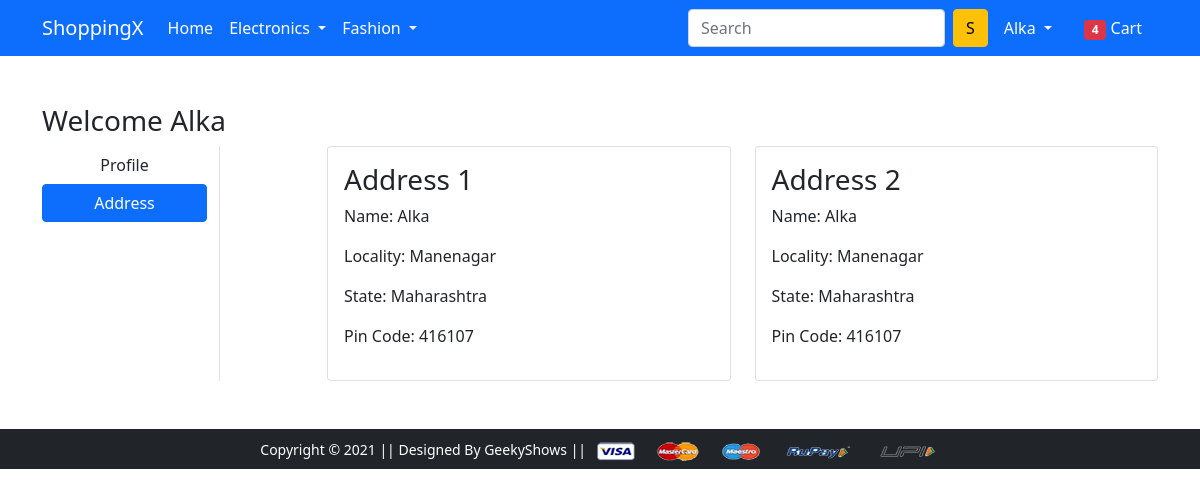
The app's page /address/ (signed in) with its own data.
### app/models.py (models this page shows, shortened)
class Customer(models.Model):
    user = models.ForeignKey(User, on_delete = models.CASCADE)
    name = models.CharField(max_length=200)
    locality = models.CharField(max_length=200)
    city = models.CharField(max_length=50)
    zipcode = models.CharField(max_length=50)
    state = models.CharField(choices = STATE_CHOICES, max_length=50)

### app/views.py (the view)
# urls.py: path('address/', views.address, name='address'),
def address(request):
 add = Customer.objects.filter(user=request.user)
 return render(request, 'app/address.html', {'add':add, 'active':'btn-primary'})

### app/templates/app/address.html (shortened to what this page needs)
{% extends 'app/base.html' %}
{% load static %}
{% block main-content %}
<div class="container my-5">
 <div class="row">
 <h3>Welcome <span class="text-capitalize">{{request.user}}</span></h3>
  <div class="col-sm-2 border-end">
   <ul class="list-unstyled">
    <li class="d-grid"><a href="{% url 'profile' %}" class="btn">Profile</a></li>
    <li class="d-grid"><a href="{% url 'address' %}" class="btn {{active}}">Address</a></li>
   </ul>
  </div>
  <div class="col-sm-9 offset-sm-1">
   <div class="row">
    {% for ad in add %}
    <div class="col-sm-6">
     <div class="card">
      <div class="card-body">
       <h3>Address {{forloop.counter}}</h3>
       <p>Name: {{ad.name}}</p>
       <p>Locality: {{ad.locality}} </p>
       <p>State: {{ad.state}} </p>
       <p>Pin Code: {{ad.zipcode}} </p>
      </div>
     </div>
    </div>
    {% endfor %}
    </div>
   </div>
  </div>
 </div>
{% endblock main-content %}

### app/templates/app/base.html (shortened to what this page needs)
<!doctype html>
{% load static %}
<html lang="en">
  <head>
    <link href="https://cdn.jsdelivr.net/npm/bootstrap@5.0.0-beta1/dist/css/bootstrap.min.css" rel="stylesheet">
    <link rel="stylesheet" href="{% static 'app/css/owl.carousel.min.css' %}">
    <link rel="stylesheet" href="{% static 'app/css/all.min.css' %}">
    <link rel="stylesheet" href="{% static 'app/css/style.css' %}">
  </head>
  <body>
    <nav class="navbar navbar-expand-lg navbar-dark bg-primary">
     <div class="container">
       <a class="navbar-brand" href="/">ShoppingX</a>
       <div class="collapse navbar-collapse" id="navbarSupportedContent">
         <ul class="navbar-nav me-auto mb-2 mb-lg-0">
           <li class="nav-item">
             <a class="nav-link active" aria-current="page" href="/">Home</a>
           </li>
           <li class="nav-item dropdown">
             <a class="nav-link dropdown-toggle text-white" href="#" id="electronicsDropdown" role="button" data-bs-toggle="dropdown" aria-expanded="false">
               Electronics
             </a>
           </li>
           <li class="nav-item dropdown">
             <a class="nav-link dropdown-toggle text-white" href="#" id="fashionDropdown" role="button" data-bs-toggle="dropdown" aria-expanded="false">
               Fashion
             </a>
           </li>
         </ul>
         <form class="d-flex">
           <input class="form-control me-2" type="search" placeholder="Search" aria-label="Search">
           <button class="btn btn-warning" type="submit">S</button>
         </form>
         <div>
          <ul class="navbar-nav me-auto mb-2 mb-lg-0">
          {% if request.user.is_authenticated %}
           <li class="nav-item dropdown mx-2">
              <a class="nav-link dropdown-toggle text-white" href="#" id="profileDropdown" role="button" data-bs-toggle="dropdown" aria-expanded="false">
                {{request.user}}
              </a>
            </li>
            <li class="nav-item mx-2">
             <a href="{% url 'showcart' %}" class="nav-link text-white"><span class="badge bg-danger">4</span> Cart </a>
            </li>
          {% endif %}
          </ul>
         </div>
       </div>
     </div>
    </nav>
    {% block main-content %} {% endblock main-content %}
    <footer class="container-fluid bg-dark text-center p-2 mt-5">
        <small class="text-white">Copyright &copy; 2021 || Designed By GeekyShows || </small>
        <img src="{% static 'app/images/payment.png' %}" alt="" srcset="" class="img-fluid" height="2px">
    </footer>
  </body>
</html>

### records on screen
Customer: name "Alka", locality "Manenagar", state "Maharashtra", zipcode "416107"
Customer: name "Alka", locality "Manenagar", state "Maharashtra", zipcode "416107"

### other values on screen
{{ request.user }} "Alka"
